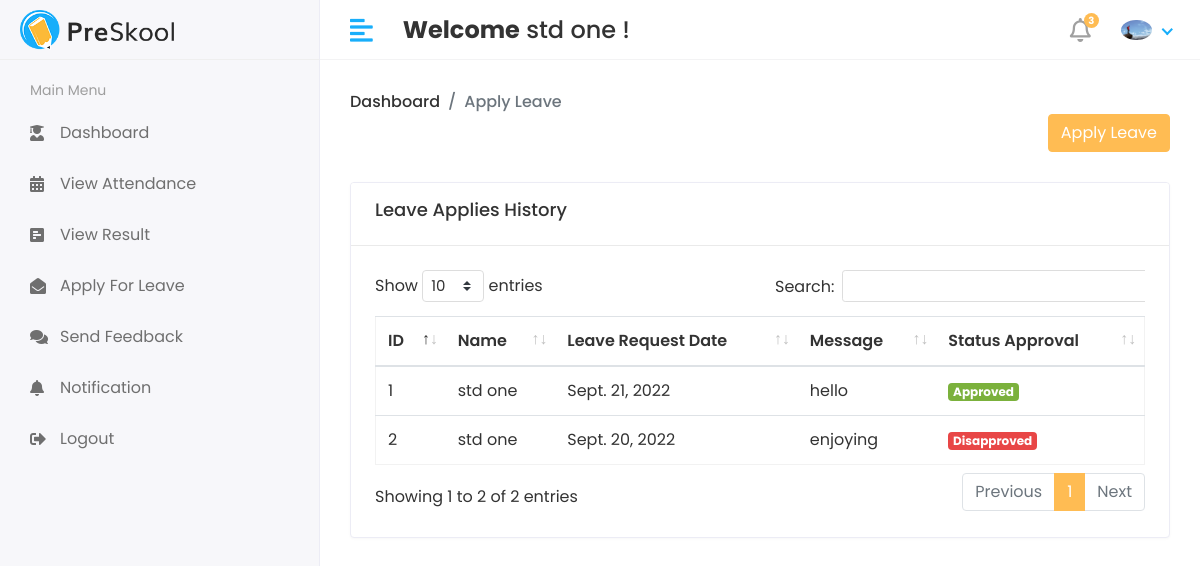
/Student/Student_Apply_Leave (signed in), run on the app's committed database.
### app/models.py (models this page shows, shortened)
class CustomUser(AbstractUser):
    USER = (
        (1, 'HOD'),
        (2, 'STAFF'),
        (3, 'STUDENT'),
    )
    user_type = models.CharField(
        choices=USER, max_length=59, default=1)  # type: ignore
    profile_pic = models.ImageField(upload_to='media/profile_pic')

class Student_Leave(models.Model):
    student_id = models.ForeignKey(Student, on_delete=models.CASCADE)
    date = models.DateField(max_length=100)  # type: ignore
    message = models.TextField()
    status = models.IntegerField(default=0)
    created_at = models.DateTimeField(auto_now_add=True, null=True, blank=True)
    updated_at = models.DateTimeField(auto_now=True)

class Student(models.Model):
    admin = models.OneToOneField(CustomUser, on_delete=models.CASCADE)
    address = models.TextField()
    gender = models.CharField(max_length=180)
    course_id = models.ForeignKey(Course, on_delete=models.DO_NOTHING)
    session_year_id = models.ForeignKey(
        Session_Year, on_delete=models.DO_NOTHING)
    created_at = models.DateTimeField(auto_now_add=True)
    updated_at = models.DateTimeField(auto_now=True)

### app/Student_Views.py (the view, shortened to what this page needs)
# urls.py: path('Student/Student_Apply_Leave', Student_Views.STUDENT_APPLY_LEAVE,
@login_required(login_url='/')
def STUDENT_APPLY_LEAVE(request):
    Sleave = Student.objects.filter(admin=request.user.id)
    for i in Sleave:
        Sid = i.id  # type: ignore
        sStudent = Student_Leave.objects.filter(student_id=Sid).order_by('-id')
    context = {
        'sStudent': sStudent  # type: ignore
    }
    return render(request, 'Student/leave_apply.html', context)

### templates/Student/leave_apply.html (shortened to what this page needs)
{% extends 'base.html' %}
{% block content %}
{% load static %}
{% block head %}
<link rel="stylesheet" href="{% static 'assets/plugins/datatables/datatables.min.css' %}">
{% endblock head %}
<div class="page-header">
    <div class="row align-items-center">
        <div class="col">
            <ul class="breadcrumb">
                <li class="breadcrumb-item"><a href="{% url 'Hod_home' %}">Dashboard</a></li>
                <li class="breadcrumb-item active">Apply Leave</li>
            </ul>
            <button type="button" class="btn btn-primary float-right" data-toggle="modal" data-target="#exampleModal">
                Apply Leave
            </button>
        </div>
    </div>
</div>
<div class="row">
    <div class="col-sm-12">
        <div class="card">
            <div class="card-header">
                <h5 class="card-title mb-2">Leave Applies History</h5>
            </div>
            <div class="card-body">
                <div class="table-responsive">
                    <table id="table_id" class="table table-stripped">
                        <thead>
                            <tr>
                                <th>ID</th>
                                <th>Name</th>
                                <th>Leave Request Date</th>
                                <th>Message</th>
                                <th>Status Approval</th>
                            </tr>
                        </thead>
                        <tbody>
                            {% for i in sStudent %}
                            <tr>
                                <td>{{ i.id }}</td>
                                <td>{{ i.student_id.admin.first_name }} {{ i.student_id.admin.last_name }}</td>
                                <td>{{ i.date }}</td>
                                <td>{{ i.message }}</td>
                                <td>
                                    {% if i.status == 0 %}
                                    <span class="badge badge-warning">Pending</span>
                                    {% elif i.status == 1 %}
                                    <span class="badge badge-success">Approved</span>
                                    {% else %}
                                    <span class="badge badge-danger">Disapproved</span>
                                    {% endif %}
                                </td>
                            </tr>
                            {% endfor %}
                        </tbody>
                    </table>
                </div>
            </div>
        </div>
        {% endblock content %}

### templates/includes/header.html (shortened to what this page needs)
{% load static %}
<div class="header">
    <div class="header-left">
        <a href="index.html" class="logo">
            <img src=" {% static 'assets/img/logo.png' %}" alt="Logo">
        </a>
    </div>
    <a href="javascript:void(0);" id="toggle_btn">
        <i class="fas fa-align-left"></i>
    </a>
    <div class="top-nav-search mt-3">
        <h4><strong>Welcome</strong>&nbsp;<span>{{ user.first_name }} {{ user.last_name }}</span>&nbsp;!</h4>
    </div>
    <ul class="nav user-menu">
        <li class="nav-item dropdown noti-dropdown">
            <a href="#" class="dropdown-toggle nav-link" data-toggle="dropdown">
                <i class="far fa-bell"></i> <span class="badge badge-pill">3</span>
            </a>
        </li>
        <li class="nav-item dropdown has-arrow">
            <a href="#" class="dropdown-toggle nav-link" data-toggle="dropdown">
                {% if user.profile_pic == '' %}
                <span class="user-img"><img class="rounded-circle" src="{% static 'assets/img/noimage.png' %}"
                        width="31"></span>
                {% else %}
                <span class="user-img"><img class="rounded-circle" src="/{{ user.profile_pic }}" width="31"></span>
                {% endif %}
            </a>
        </li>
    </ul>
</div>

### static/assets/css/style.css (style rules this page uses)
html { height: 100%; }
body { background-color: #fff; color: #333; font-family: 'Poppins', sans-serif; font-size: 1rem; height: 100%; line-height: 1.5; overflow-x: hidden; }
h1, h2, h3, h4, h5, h6 { font-family: 'Poppins', sans-serif; margin-top: 0; }
a { color: #009ce7; }
input, button, a { transition: all 0.4s ease; -moz-transition: all 0.4s ease; -o-transition: all 0.4s ease; -ms-transition: all 0.4s ease; -webkit-transition: all 0.4s ease; }
input, input:focus, button, button:focus { outline: none; }
ul, ol { padding: 0px; list-style: none; }
.table { color: #333; max-width: 100%; margin-bottom: 0; width: 100%; }
.table.dataTable { border-collapse: collapse !important; border: 1px solid rgba(0, 0, 0, 0.05); }
.table thead tr th { font-weight: 600; }
.table tbody tr { border-bottom: 1px solid rgba(0, 0, 0, 0.05); }
.bg-success, .badge-success { background-color: #7bb13c !important; }
.bg-danger, .badge-danger { background-color: #e84646 !important; }
.btn-primary { background-color: #FFBC53; border: 1px solid #FFBC53; }
.card { border: 1px solid #ececf5; box-shadow: 0 1px 3px 0 rgba(0, 0, 0, 0.03); margin-bottom: 1.875rem; }
.card-body { padding: 1.5rem; }
.card-header { border-bottom: 1px solid #e6e6e6; padding: 1rem 1.5rem; }
.card .card-header { background-color: #fff; border-bottom: 1px solid #eaeaea; }
.card .card-header .card-title { margin-bottom: 0; font-size: 18px; }
.header { background-color: #fff; border-bottom: 1px solid #f3f3f4; left: 0; position: fixed; right: 0; top: 0; z-index: 1001; height: 60px; }
.header .header-left { float: left; height: 60px; padding: 0 20px; position: relative; width: 320px; z-index: 1; transition: all 0.2s ease-in-out; background-color: #f7f7fa; border-bottom: 1px solid #efefef; border-right: 1px solid #ececf5; display: flex; align-items: center; }
.header .header-left .logo { display: inline-block; line-height: 60px; }
.header .header-left .logo img { max-height: 40px; width: auto; }
.header .dropdown-toggle:after { display: none; }
.header .has-arrow .dropdown-toggle:after { border-top: 0; border-left: 0; border-bottom: 2px solid #18aefa; border-right: 2px solid #18aefa; content: ''; height: 8px; display: inline-block; pointer-events: none; -webkit-transform-origin: 66% 66%; -ms-transform-origin: 66% 66%; transform-origin: 66% 66%; -webkit-transform: rotate(45deg); -ms-transform: rotate(45deg); transform: rotate(45deg); -webkit-transition: all 0.15s ease-in-out; transition: all 0.15s ease-in-out; width: 8px; vertical-align: 0px; }
.user-menu { float: right; margin: 0; position: relative; z-index: 99; padding-right: 15px; }
.user-menu.nav > li > a { color: #a0a0a0; font-size: 14px; line-height: 58px; padding: 0 15px; height: 60px; }
.user-img { margin-right: 3px; position: relative; }
.top-nav-search { float: left; margin-left: 15px; }
.page-header { margin-bottom: 1.875rem; }
.page-header .breadcrumb { background-color: transparent; color: #6c757d; font-size: 1rem; font-weight: 500; margin-bottom: 0; padding: 0; }
.page-header .breadcrumb a { color: #333; }
.user-menu.nav > li > a .badge { background-color: #FFBC53; display: block; font-size: 10px; font-weight: bold; height: 15px; width: 15px; position: absolute; right: 7px; top: 13px; color: #fff; padding: 3px; }
.user-menu.nav > li > a > i { font-size: 1.5rem; line-height: 60px; }
@media (min-width: 992px) { #toggle_btn { align-items: center; color: #18aefa; display: inline-flex; float: left; font-size: 26px; height: 60px; justify-content: center; margin-left: 15px; padding: 0 15px; } }

### data on the page
CustomUser: first_name "std", last_name "one", profile_pic (picture)
Student_Leave: id "2", student_id.admin.first_name "std", student_id.admin.last_name "one", date "Sept. 20, 2022", message "enjoying", status "Disapproved"
Student_Leave: id "1", student_id.admin.first_name "std", student_id.admin.last_name "one", date "Sept. 21, 2022", message "hello", status "Approved"
